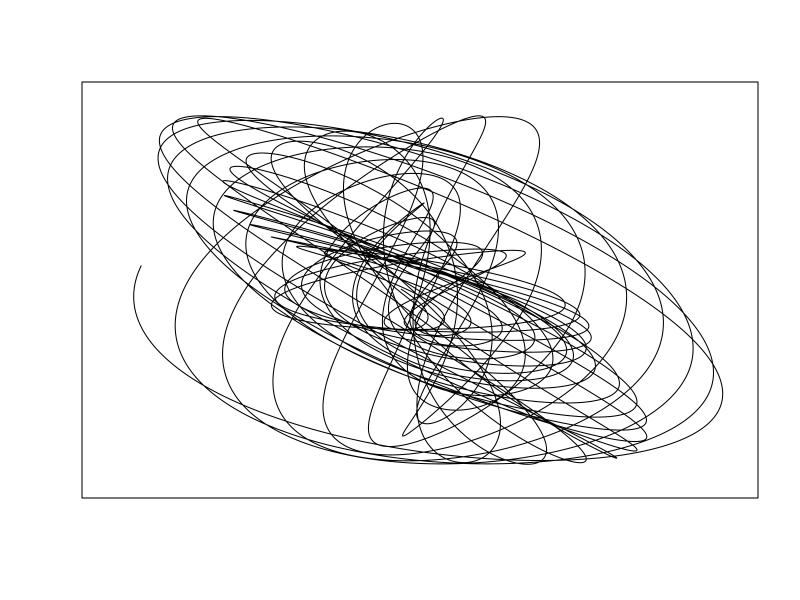

Reproduce this figure in R.
#A harmonograph is a mechanical apparatus that employs pendulums to create a geometric image. The drawings created typically are Lissajous curves, or related drawings #of greater complexity. The devices, which began to appear in the mid-19th century and peaked in popularity in the 1890s, cannot be conclusively attributed to a single #person, although Hugh Blackburn, a professor of mathematics at the University of Glasgow, is commonly believed to be the official inventor.
#
#A simple, so-called "lateral" harmonograph uses two pendulums to control the movement of a pen relative to a drawing surface. One pendulum moves the pen back and #forth along one axis and the other pendulum moves the drawing surface back and forth along a perpendicular axis. By varying the frequency and phase of the pendulums #relative to one another, different patterns are created. Even a simple harmonograph as described can create ellipses, spirals, figure eights and other Lissajous #figures.
#
#More complex harmonographs incorporate three or more pendulums or linked pendulums together (for example hanging one pendulum off another), or involve rotary motion #in which one or more pendulums is mounted on gimbals to allow movement in any direction.
######################################################################################################################################################################

cat("Harmonograoh\n")
f1=jitter(sample(c(2,3),1));f2=jitter(sample(c(2,3),1));f3=jitter(sample(c(2,3),1));f4=jitter(sample(c(2,3),1))
d1=runif(1,0,1e-02);d2=runif(1,0,1e-02);d3=runif(1,0,1e-02);d4=runif(1,0,1e-02)
p1=runif(1,0,pi);p2=runif(1,0,pi);p3=runif(1,0,pi);p4=runif(1,0,pi)
xt = function(t) exp(-d1*t)*sin(t*f1+p1)+exp(-d2*t)*sin(t*f2+p2)
yt = function(t) exp(-d3*t)*sin(t*f3+p3)+exp(-d4*t)*sin(t*f4+p4)
t=seq(1, 100, by=.001)
dat=data.frame(t=t, x=xt(t), y=yt(t))
with(dat, plot(x,y, type="l", xlim =c(-2,2), ylim =c(-2,2), xlab = "", ylab = "", xaxt='n', yaxt='n'))
